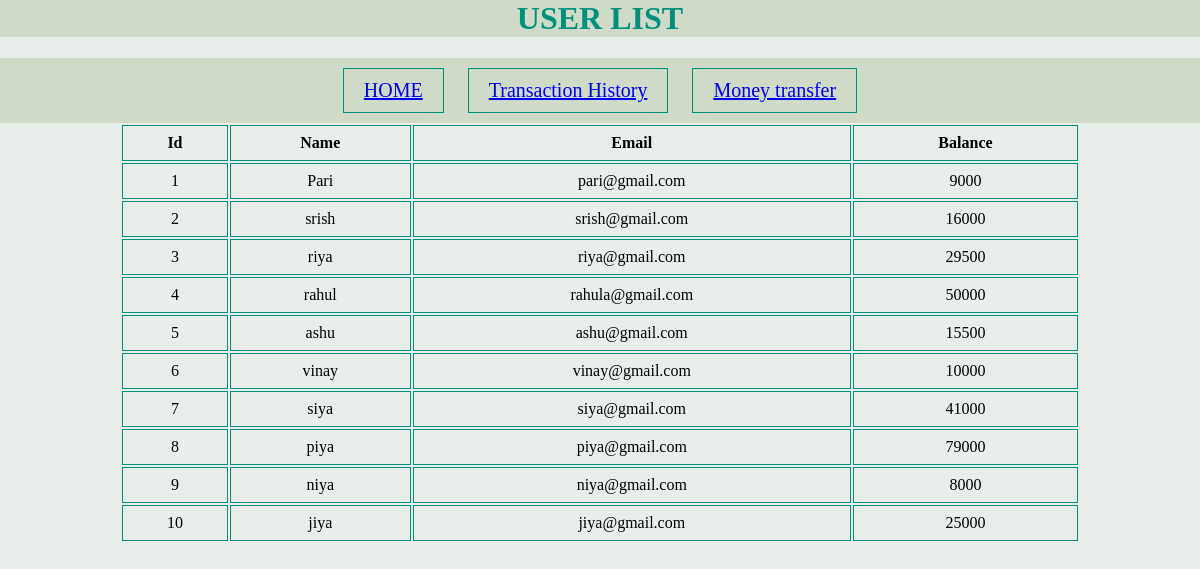
Screenshot of /user.php with the database file from the repository.
### tables this page shows
CREATE TABLE `userlist` (
  `Id` int(10) NOT NULL,
  `Name` varchar(20) NOT NULL,
  `Email` varchar(30) NOT NULL,
  `Balance` int(30) NOT NULL
);

### user.php (the view, shortened to what this page needs)
<?php
include 'connection.php';
?>
<!DOCTYPE html>
<html lang="en" dir="ltr">
  <head>
      <link rel="stylesheet" href="css/styles.css">
  </head>
  <body>
      <div class="">
    <h1>USER LIST</h1>
    </div>
    <?php $sql = "SELECT * FROM `userlist`";
    $result = $conn->query($sql);
?>
    <div >
      <button class="btn btn1"><a href="index.php">HOME</a></button>
      <button class="btn btn2"><a href="trans.php">Transaction History</a></button>
      <button class="btn btn3"><a href="mt.php">Money transfer</a></button>
    </div>
    <table  class="center">
      <tr>
        <th>Id</th>
        <th>Name</th>
        <th>Email</th>
        <th>Balance</th>
      </tr>
      <?php while($row = mysqli_fetch_array($result)):?>
      <tr >
        <td><?php echo $row['Id'];?></td>
        <td> <?php echo $row['Name'];?></td>
        <td><?php echo $row['Email'];?></td>
        <td><?php echo $row['Balance'];?></td>
      </tr>
      <?php endwhile;?>
    </table>
  </body>
</html>

### styles.css (style rules this page uses)
body { margin: 0; background-color: #e8efeb; }
div { background-color: #cfdac8; }
h1 { margin-top: 0; color: #00917c; }
.btn { border: 1px solid #00917c; background: none; padding: 10px 20px; font-size: 20px; font-family: "montserrat"; cursor: pointer; margin: 10px; transition: 0.8s; position: relative; overflow: hidden; }
.btn1,.btn2,.btn3 { color: #00917c; }
.btn::before { position: absolute; left: 0; width: 100%; height: 0%; background: #00917c; z-index: 0; transition: 0.8s; }
.btn1::before,.btn3::before { top: 0; border-radius: 0 0 50% 50%; }
.btn2::before,.btn4::before { bottom: 0; border-radius: 50% 50% 0 0; }

### user.php (style rules this page uses)
table { width: 80%; }
td, th { border: 1px solid #00917c; text-align: center; padding: 8px; }
h1 { text-align: center; }
div { background-color: #cfdac8; }
body { text-align: center; background-color: #e8efeb; }
.center { margin-left: auto; margin-right: auto; }

### rows the page displays
userlist: Id "1", Name "Pari", Email "pari@gmail.com", Balance "9000"
userlist: Id "2", Name "srish", Email "srish@gmail.com", Balance "16000"
userlist: Id "3", Name "riya", Email "riya@gmail.com", Balance "29500"
userlist: Id "4", Name "rahul", Email "rahula@gmail.com", Balance "50000"
userlist: Id "5", Name "ashu", Email "ashu@gmail.com", Balance "15500"
userlist: Id "6", Name "vinay", Email "vinay@gmail.com", Balance "10000"
userlist: Id "7", Name "siya", Email "siya@gmail.com", Balance "41000"
userlist: Id "8", Name "piya", Email "piya@gmail.com", Balance "79000"
userlist: Id "9", Name "niya", Email "niya@gmail.com", Balance "8000"
userlist: Id "10", Name "jiya", Email "jiya@gmail.com", Balance "25000"
